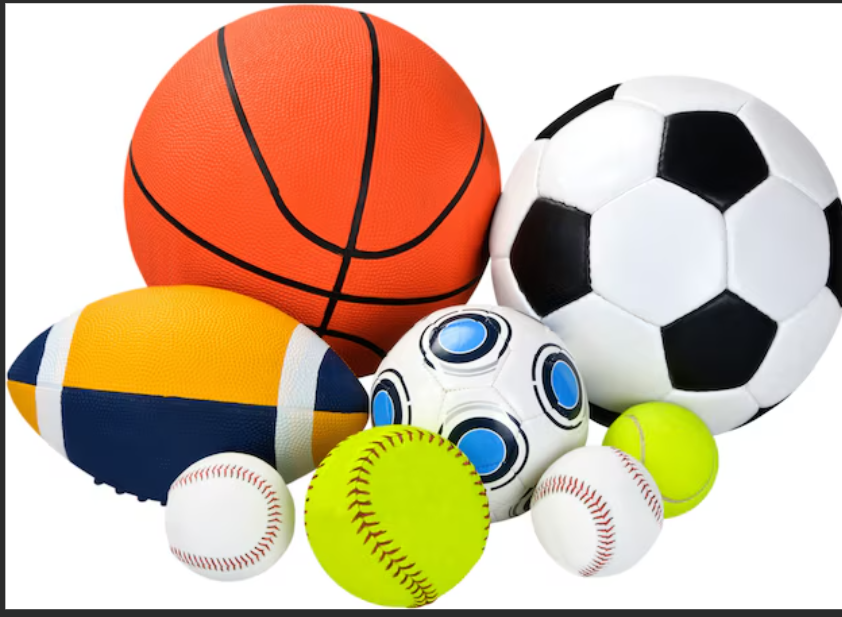
#> input picture Image Pyramid/Input.png, 842 x 617 px, given in place of IMG-20260302-WA0004.jpg, which was not available
$ jupyter execute Untitled2.ipynb   (text cells are left out)
#> lines starting #> are read from the running program, lines starting #| are printed output that depends on the picture; pictures that were not available may be replaced by others from this repository, and a replacement may not be noted
[cell 1]
from google.colab import files
uploaded = files.upload()
#> the answer given: Input.png

[cell 2]
import cv2
import matplotlib.pyplot as plt
import numpy as np

# ---------- Step 1: Read Image ----------
img = cv2.imread("IMG-20260302-WA0004.jpg")
#> img is the input picture: shape (617, 842, 3); mean B, G, R 151, 178.1, 205.3

# Safety check (IMPORTANT)
if img is None:
    raise FileNotFoundError("input.jpg not found. Check file name/path.")

# Convert BGR to RGB
img = cv2.cvtColor(img, cv2.COLOR_BGR2RGB)

# ---------- Step 2: Display Original Image ----------
plt.imshow(img)
plt.title("Original Image - Gaussian Level 0")
plt.axis("off")
plt.show()

# ---------- Step 3: Construct Gaussian Pyramid ----------
G = [img]
for i in range(3):
    G.append(cv2.pyrDown(G[i]))
#> after the loop, G = 4 items

plt.figure(figsize=(10, 6))
for i in range(len(G)):
    plt.subplot(2, 2, i + 1)
    plt.imshow(G[i])
    plt.title(f"Gaussian Level {i}")
    plt.axis("off")
#> this loop made 4 passes
plt.tight_layout()
plt.show()
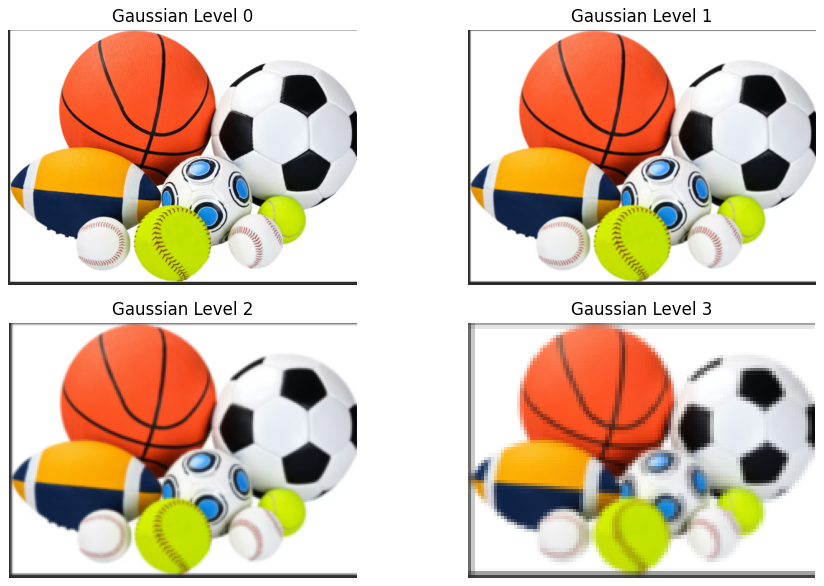
#> figure drawn by matplotlib, 4 panels

# ---------- Step 4: Construct Laplacian Pyramid ----------
L = []
for i in range(len(G) - 1):
    expanded = cv2.pyrUp(G[i + 1])

    # Fix size mismatch error
    expanded = cv2.resize(expanded, (G[i].shape[1], G[i].shape[0]))

    laplacian = cv2.subtract(G[i], expanded)
    L.append(laplacian)
#> this loop made 3 passes
#> pass 1, `expanded = cv2.pyrUp(G[i + 1])`:
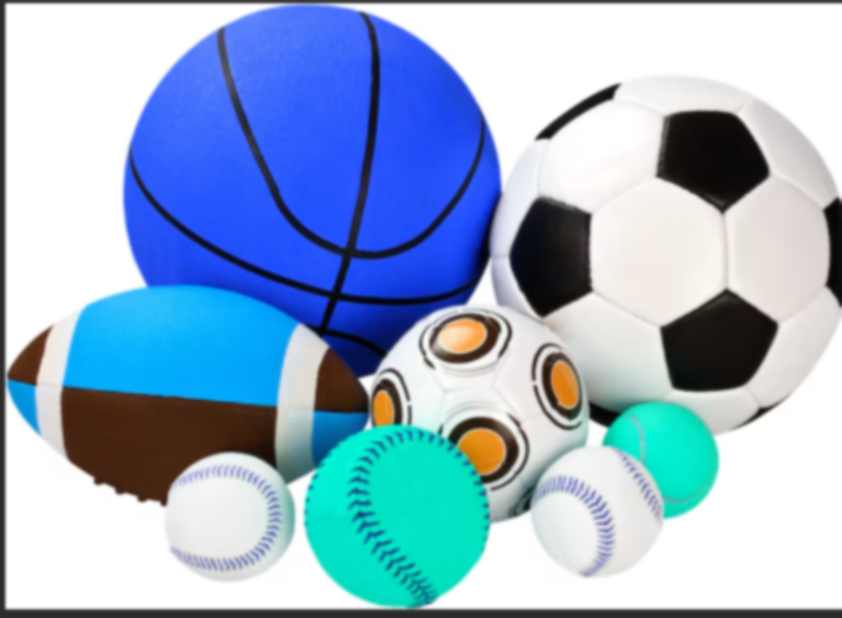
#> expanded: shape (618, 842, 3); mean of channels 0, 1, 2 205.1, 177.9, 150.9; drawn as B, G, R
#> pass 1, `laplacian = cv2.subtract(G[i], expanded)`:
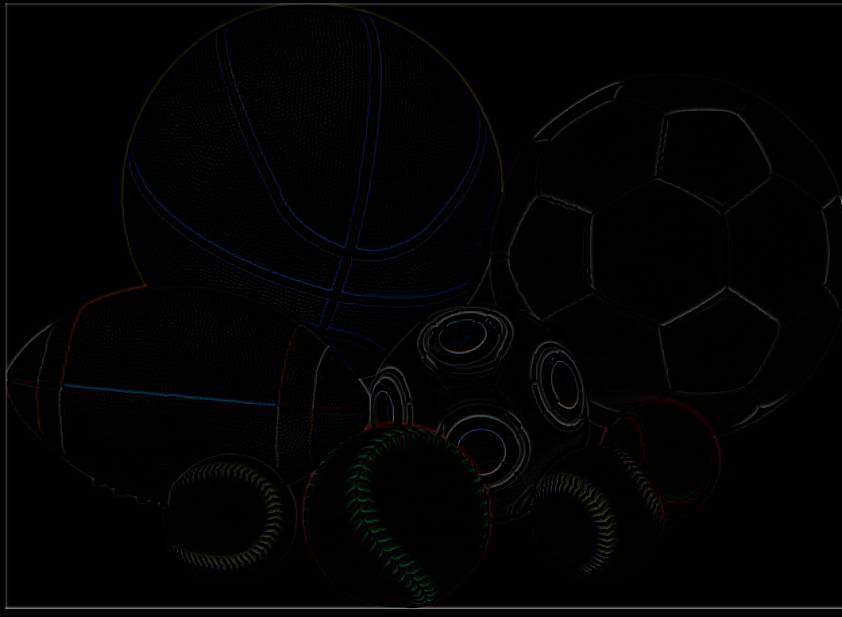
#> laplacian: shape (617, 842, 3); mean of channels 0, 1, 2 2.4, 2.3, 2.3; drawn as B, G, R
#> pass 2, `expanded = cv2.pyrUp(G[i + 1])`:
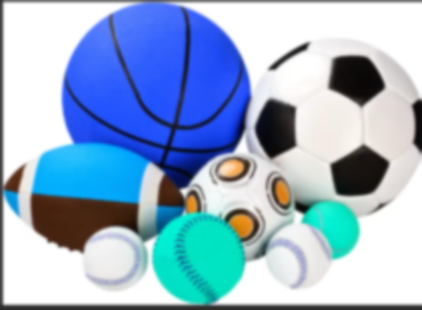
#> expanded: shape (310, 422, 3); mean of channels 0, 1, 2 204.6, 177.6, 150.7; drawn as B, G, R
#> after the loop, L = 3 items

L.append(G[-1])  # Last Gaussian level

# ---------- Step 5: Display Laplacian Pyramid ----------
plt.figure(figsize=(10, 6))
for i in range(len(L)):
    plt.subplot(2, 2, i + 1)

    # Normalize for correct visualization
    lap_norm = cv2.normalize(L[i], None, 0, 255, cv2.NORM_MINMAX)
    lap_norm = lap_norm.astype(np.uint8)

    plt.imshow(lap_norm)
    plt.title(f"Laplacian Level {i}")
    plt.axis("off")
#> this loop made 4 passes
#> pass 1, `lap_norm = cv2.normalize(L[i], None, 0, 255, cv2.NORM_MINMAX)`:
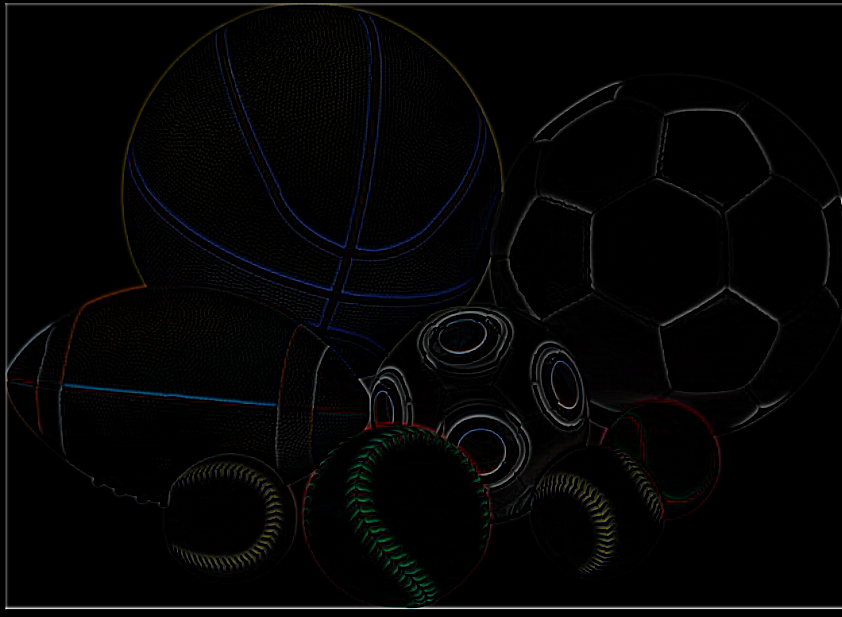
#> lap_norm: shape (617, 842, 3); mean of channels 0, 1, 2 4.4, 4.3, 4.3; drawn as B, G, R
#> pass 3, `lap_norm = cv2.normalize(L[i], None, 0, 255, cv2.NORM_MINMAX)`:
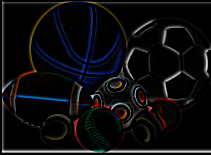
#> lap_norm: shape (155, 211, 3); mean of channels 0, 1, 2 14.7, 13.2, 13.3; drawn as B, G, R
plt.tight_layout()
plt.show()
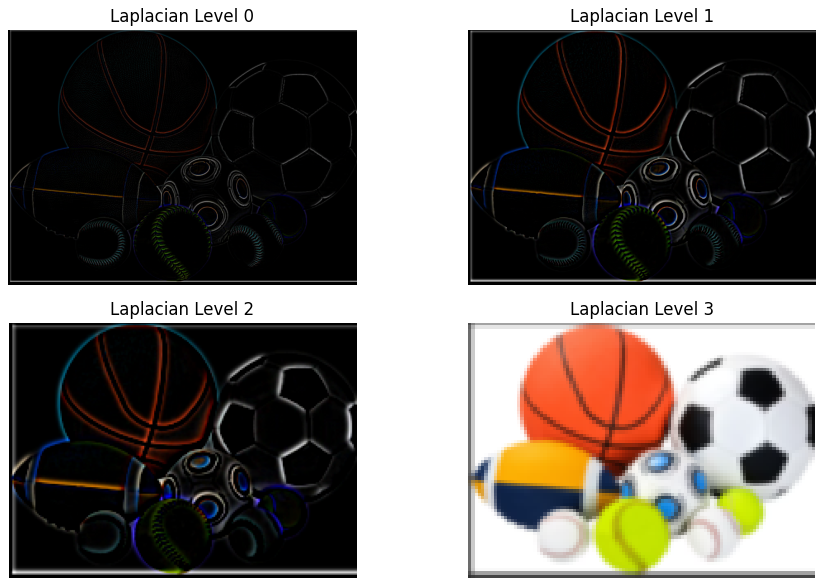
#> figure drawn by matplotlib, 4 panels

# ---------- Step 6: Edge Detection on Laplacian ----------
for i, im in enumerate(L[:-1]):

    # Convert safely to grayscale
    lap_norm = cv2.normalize(im, None, 0, 255, cv2.NORM_MINMAX)
    lap_norm = lap_norm.astype(np.uint8)

    gray = cv2.cvtColor(lap_norm, cv2.COLOR_RGB2GRAY)
    edges = cv2.Canny(gray, 100, 200)

    plt.figure(figsize=(4, 4))
    plt.imshow(edges, cmap="gray")
    plt.title(f"Edges from Laplacian Level {i}")
    plt.axis("off")
    plt.show()
#> this loop made 3 passes
#> pass 1, `edges = cv2.Canny(gray, 100, 200)`:
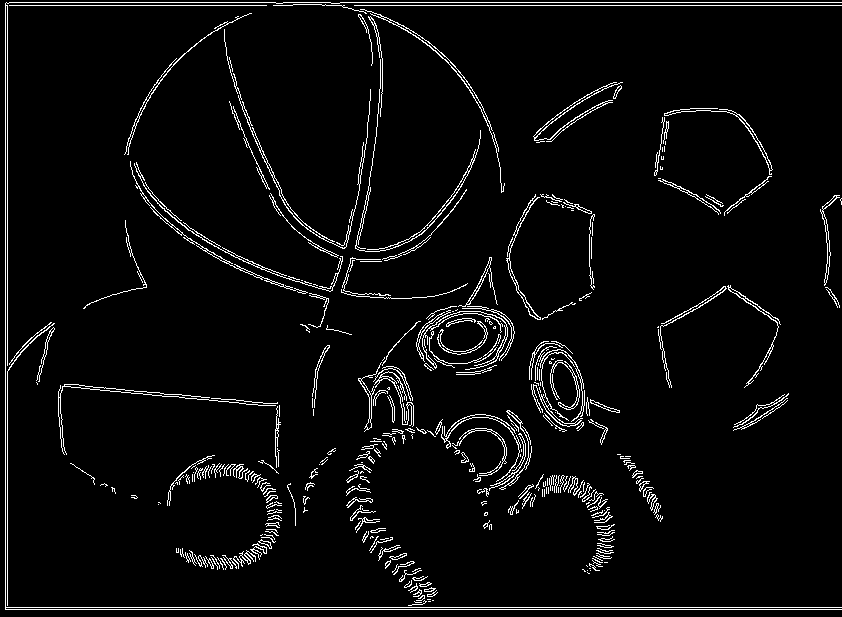
#> edges: shape (617, 842); 4.3% white in thin lines or dots
#> pass 2, `edges = cv2.Canny(gray, 100, 200)`:
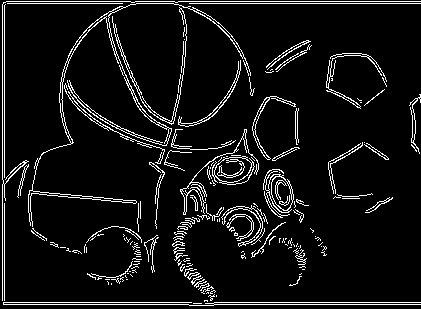
#> edges: shape (309, 421); 7.4% white in thin lines or dots
#> after the loop:
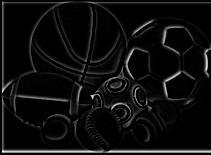
#> gray: shape (155, 211); min 0, max 248, mean 13.7
